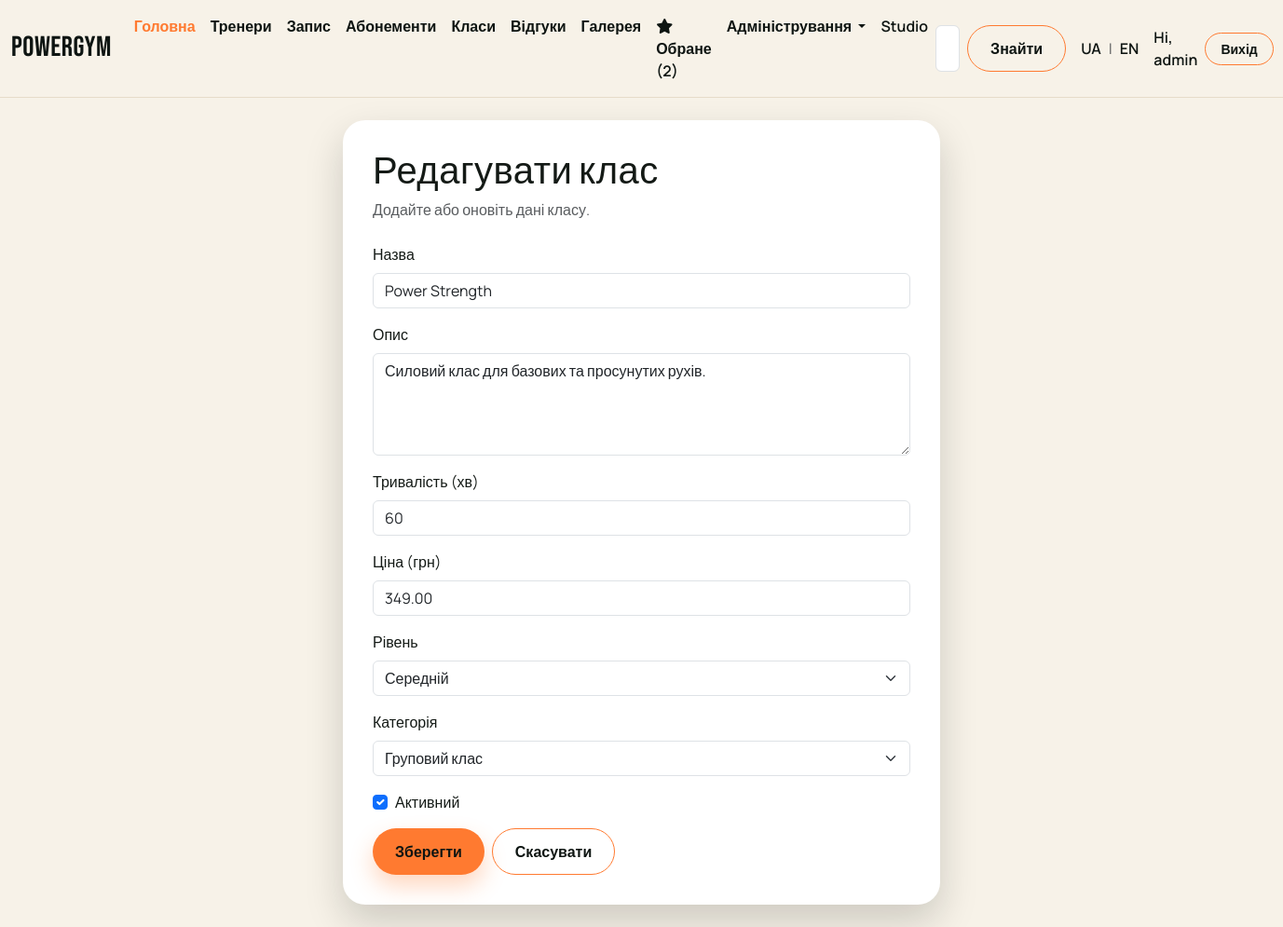
The app's page /services/edit/1/ (signed in) with its own data.
### services/models.py (models this page shows, shortened)
class Service(models.Model):
    LEVEL_CHOICES = [
        ("B", "Початковий"),
        ("I", "Середній"),
        ("A", "Просунутий"),
    ]
    CATEGORY_CHOICES = [
        ("G", "Груповий клас"),
        ("P", "Персональний"),
        ("R", "Recovery"),
    ]
    name = models.CharField("Назва", max_length=100)
    description = models.TextField("Опис", blank=True)
    duration_minutes = models.IntegerField(
        "Тривалість (хв)",
        validators=[MinValueValidator(15), MaxValueValidator(240)],
    )
    price = models.DecimalField(
        "Ціна (грн)",
        max_digits=8,
        decimal_places=2,
        validators=[MinValueValidator(0)],
    )
    level = models.CharField("Рівень", max_length=1, choices=LEVEL_CHOICES, default="B")
    category = models.CharField(
        "Категорія", max_length=1, choices=CATEGORY_CHOICES, default="G"
    )
    active = models.BooleanField("Активний", default=True)
    class Meta:
        verbose_name = "Клас"
        verbose_name_plural = "Класи"

### services/views.py (the view)
# urls.py: path("edit/<int:pk>/", views.service_update),
@staff_required
def service_update(request, pk):
    service = get_object_or_404(Service, pk=pk)
    if request.method == "POST":
        form = ServiceForm(request.POST, instance=service)
        if form.is_valid():
            service = form.save()
            messages.success(request, f"Клас {service.name} оновлено")
            return redirect("/services/list")
    else:
        form = ServiceForm(instance=service)
    return render(
        request, "services/edit.html", {"form": form, "service": service}
    )

### services/forms.py
class ServiceForm(ModelForm):
    class Meta:
        model = Service
        fields = [
            "name",
            "description",
            "duration_minutes",
            "price",
            "level",
            "category",
            "active",
        ]
        widgets = {
            "name": forms.TextInput(
                attrs={"class": "form-control", "placeholder": "Назва класу"}
            ),
            "description": forms.Textarea(
                attrs={
                    "class": "form-control",
                    "rows": 4,
                    "placeholder": "Короткий опис класу",
                }
            ),
            "duration_minutes": forms.NumberInput(
                attrs={"class": "form-control", "placeholder": "60"}
            ),
            "price": forms.NumberInput(
                attrs={"class": "form-control", "placeholder": "399"}
            ),
            "level": forms.Select(attrs={"class": "form-select"}),
            "category": forms.Select(attrs={"class": "form-select"}),
            "active": forms.CheckboxInput(attrs={"class": "form-check-input"}),
        }

### favorites/context_processor.py (called while the page is built)
def favorite_barbers_count(request):
    return { 'fav_count': get_count_of_favorite_barbers(request) }

### favorites/favorites.py (called while the page is built)
def _is_authenticated(request):
    user = getattr(request, "user", None)
    return bool(user and getattr(user, "is_authenticated", False))

def _get_session_favorites(request):
    return request.session.get(FAVORITE_BARBERS_KEY, [])

def _merge_session_to_user(request):
    if not _is_authenticated(request):
        return
    session_ids = _get_session_favorites(request)
    if not session_ids:
        return
    for barber_id in session_ids:
        Favorite.objects.get_or_create(user=request.user, barber_id=barber_id)
    _set_session_favorites(request, [])

def get_count_of_favorite_barbers(request):
    if _is_authenticated(request):
        _merge_session_to_user(request)
        return Favorite.objects.filter(user=request.user).count()
    return len(_get_session_favorites(request))

### home/context_processors.py (called while the page is built)
def ui_text(request):
    lang = request.session.get("lang", "uk")
    if lang not in ("uk", "en"):
        lang = "uk"
    return {"t": get_translations(lang), "lang": lang}

### home/translations.py (called while the page is built)
def get_translations(lang):
    return TRANSLATIONS.get(lang, TRANSLATIONS["uk"])

### services/templates/services/edit.html
{% extends "layout.html" %}
{% block content %}
{% include "components/service_form.html" with form_title="Редагувати клас" action_name="Зберегти" %}
{% endblock %}

### treners/templates/layout.html (shortened to what this page needs)
{% load static %}
<!DOCTYPE html>
<html lang="uk">
  <head>
    <link
      href="https://cdn.jsdelivr.net/npm/bootstrap@5.3.8/dist/css/bootstrap.min.css"
      rel="stylesheet"
    />
    <link rel="stylesheet" href="{% static 'css/style.css' %}" />
  </head>
  <body>
    <nav class="navbar navbar-expand-lg navbar-gym">
      <div class="container-fluid">
        <a class="navbar-brand" href="/">PowerGym</a>
        <div class="collapse navbar-collapse" id="navbarSupportedContent">
          <ul class="navbar-nav me-auto mb-2 mb-lg-0">
            <li class="nav-item">
              <a class="nav-link active" aria-current="page" href="/"
                >{{ t.nav_home }}</a
              >
            </li>
            <li class="nav-item">
              <a class="nav-link" href="/barbers">{{ t.nav_trainers }}</a>
            </li>
            <li class="nav-item">
              <a class="nav-link" href="/book">{{ t.nav_book }}</a>
            </li>
            <li class="nav-item">
              <a class="nav-link" href="/#memberships">{{ t.nav_memberships }}</a>
            </li>
            <li class="nav-item">
              <a class="nav-link" href="/services">{{ t.nav_classes }}</a>
            </li>
            <li class="nav-item">
              <a class="nav-link" href="/reviews">{{ t.nav_reviews }}</a>
            </li>
            <li class="nav-item">
              <a class="nav-link" href="/gallery">{{ t.nav_gallery }}</a>
            </li>
            <li class="nav-item">
              <a class="nav-link" aria-current="page" href="/favorites">
                <i class="fa-solid fa-star"></i> {{ t.nav_favorites }} ({{ fav_count }})
              </a>
            </li>
            <li class="nav-item dropdown">
              <a
                class="nav-link dropdown-toggle"
                href="#"
                role="button"
                data-bs-toggle="dropdown"
                aria-expanded="false"
              >
                {{ t.nav_admin }}
              </a>
            </li>
            <li class="nav-item">
              <a class="nav-link disabled" aria-disabled="true">{{ t.nav_studio }}</a>
            </li>
          </ul>
          <form class="d-flex" role="search" method="get" action="/barbers">
            <input
              class="form-control me-2"
              type="search"
              name="text"
              placeholder="{{ t.nav_search_placeholder }}"
              aria-label="Search"
            />
            <button class="btn btn-gym-outline" type="submit">
              {{ t.nav_search_button }}
            </button>
          </form>
          <div class="lang-switch ms-3 d-flex align-items-center gap-2">
            <a class="nav-link p-0" href="/lang/uk/">UA</a>
            <span class="text-muted">|</span>
            <a class="nav-link p-0" href="/lang/en/">EN</a>
          </div>
          <div class="auth-links ms-3 d-flex align-items-center gap-2">
            {% if user.is_authenticated %}
            <span class="nav-link p-0">Hi, {{ user.username }}</span>
            <a class="btn btn-gym-outline btn-sm" href="/logout"
              >{{ t.auth_logout }}</a
            >
            {% endif %}
          </div>
        </div>
      </div>
    </nav>
    <div class="container">{% block content %} {% endblock %}</div>
  </body>
</html>

### services/templates/components/service_form.html (shortened to what this page needs)
<section class="py-4">
  <div class="row justify-content-center">
    <div class="col-lg-7">
      <div class="form-card">
        <div class="form-card-header">
          <h1 class="mb-1">{{ form_title }}</h1>
          <p class="text-muted mb-0">
            Додайте або оновіть дані класу.
          </p>
        </div>
        <form method="post">
           {% for field in form %}
          {% if field.field.widget.input_type == "checkbox" %}
          <div class="form-check mb-3">
            {{ field }}
            <label for="{{ field.id_for_label }}" class="form-check-label">
              {{ field.label }}
            </label>
          </div>
          {% else %}
          <div class="mb-3">
            <label for="{{ field.id_for_label }}" class="form-label">
              {{ field.label }}
            </label>
            {{ field }}
          </div>
          {% endif %}
          {% endfor %}
          <div class="d-flex gap-2">
            <button type="submit" class="btn btn-gym">{{ action_name }}</button>
            <a href="javascript:history.back()" class="btn btn-gym-outline"
              >Скасувати</a
            >
          </div>
        </form>
      </div>
    </div>
  </div>
</section>

### static/css/style.css (style rules this page uses)
:root { --gym-ink: #141a16; --gym-dark: #0e1512; --gym-cream: #f7f2e8; --gym-sand: #e6dcc9; --gym-accent: #ff7a30; --gym-accent-2: #b4f272; --gym-shadow: rgba(15, 20, 18, 0.18); }
body { font-family: "Manrope", sans-serif; background: var(--gym-cream); color: var(--gym-ink); }
h1, h2, h3, .navbar-brand, .hero-title, .section-title { font-family: "Bebas Neue", sans-serif; letter-spacing: 0.5px; }
.navbar-gym { background: var(--gym-cream); border-bottom: 1px solid var(--gym-sand); }
.navbar-gym .navbar-brand { font-size: 1.9rem; color: var(--gym-dark); }
.navbar-gym .nav-link { color: var(--gym-dark); font-weight: 600; }
.navbar-gym .nav-link.active, .navbar-gym .nav-link:hover { color: var(--gym-accent); }
.lang-switch .nav-link { font-weight: 600; color: var(--gym-dark); }
.auth-links .nav-link { font-weight: 600; color: var(--gym-dark); }
.auth-links .btn { padding: 6px 16px; border-radius: 999px; }
.btn-gym { background: var(--gym-accent); color: var(--gym-dark); border: none; padding: 12px 24px; font-weight: 700; border-radius: 999px; box-shadow: 0 12px 24px rgba(255, 122, 48, 0.3); }
.btn-gym-outline { border: 1px solid rgba(255, 255, 255, 0.35); color: #fef7ed; padding: 12px 24px; border-radius: 999px; font-weight: 600; background: transparent; }
.navbar-gym .btn-gym-outline { color: var(--gym-dark); border-color: var(--gym-accent); }
.form-card { background: #fff; border-radius: 24px; padding: 32px; box-shadow: 0 18px 40px var(--gym-shadow); }
.form-card-header { margin-bottom: 24px; }
.form-card .btn-gym-outline { color: var(--gym-dark); border-color: var(--gym-accent); }

### records on screen
Service: form "Power Strength" "Силовий клас для базових та просунутих рухів." "60" "349.00" "Середній" "Груповий клас", form "☑"

### other values on screen
{{ t.nav_home }} "Головна"
{{ t.nav_trainers }} "Тренери"
{{ t.nav_book }} "Запис"
{{ t.nav_memberships }} "Абонементи"
{{ t.nav_classes }} "Класи"
{{ t.nav_reviews }} "Відгуки"
{{ t.nav_gallery }} "Галерея"
{{ t.nav_favorites }} "Обране"
{{ fav_count }} "2"
{{ t.nav_admin }} "Адміністрування"
{{ t.nav_studio }} "Studio"
{{ t.nav_search_button }} "Знайти"
{{ user.username }} "admin"
{{ t.auth_logout }} "Вихід"
{{ field.label }} "Назва" "Опис" "Тривалість (хв)" "Ціна (грн)" "Рівень" "Категорія"
